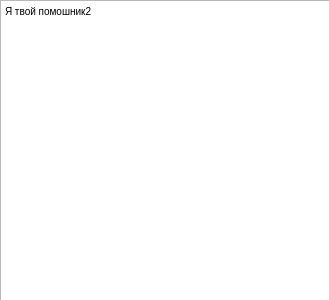
<?xml version="1.0" encoding="UTF-8"?>
<ui version="4.0">
 <class>hello_box_2</class>
 <widget class="QWidget" name="hello_box_2">
  <property name="geometry">
   <rect>
    <x>0</x>
    <y>0</y>
    <width>329</width>
    <height>300</height>
   </rect>
  </property>
  <property name="windowTitle">
   <string>Form</string>
  </property>
  <widget class="QTextBrowser" name="textBrowser">
   <property name="geometry">
    <rect>
     <x>0</x>
     <y>0</y>
     <width>331</width>
     <height>321</height>
    </rect>
   </property>
   <property name="html">
    <string>&lt;!DOCTYPE HTML PUBLIC &quot;-//W3C//DTD HTML 4.0//EN&quot; &quot;http://www.w3.org/TR/REC-html40/strict.dtd&quot;&gt;
&lt;html&gt;&lt;head&gt;&lt;meta name=&quot;qrichtext&quot; content=&quot;1&quot; /&gt;&lt;style type=&quot;text/css&quot;&gt;
p, li { white-space: pre-wrap; }
&lt;/style&gt;&lt;/head&gt;&lt;body style=&quot; font-family:'MS Shell Dlg 2'; font-size:7.8pt; font-weight:400; font-style:normal;&quot;&gt;
&lt;p style=&quot; margin-top:0px; margin-bottom:0px; margin-left:0px; margin-right:0px; -qt-block-indent:0; text-indent:0px;&quot;&gt;Я твой помошник2&lt;/p&gt;&lt;/body&gt;&lt;/html&gt;</string>
   </property>
  </widget>
 </widget>
 <resources/>
 <connections/>
</ui>
